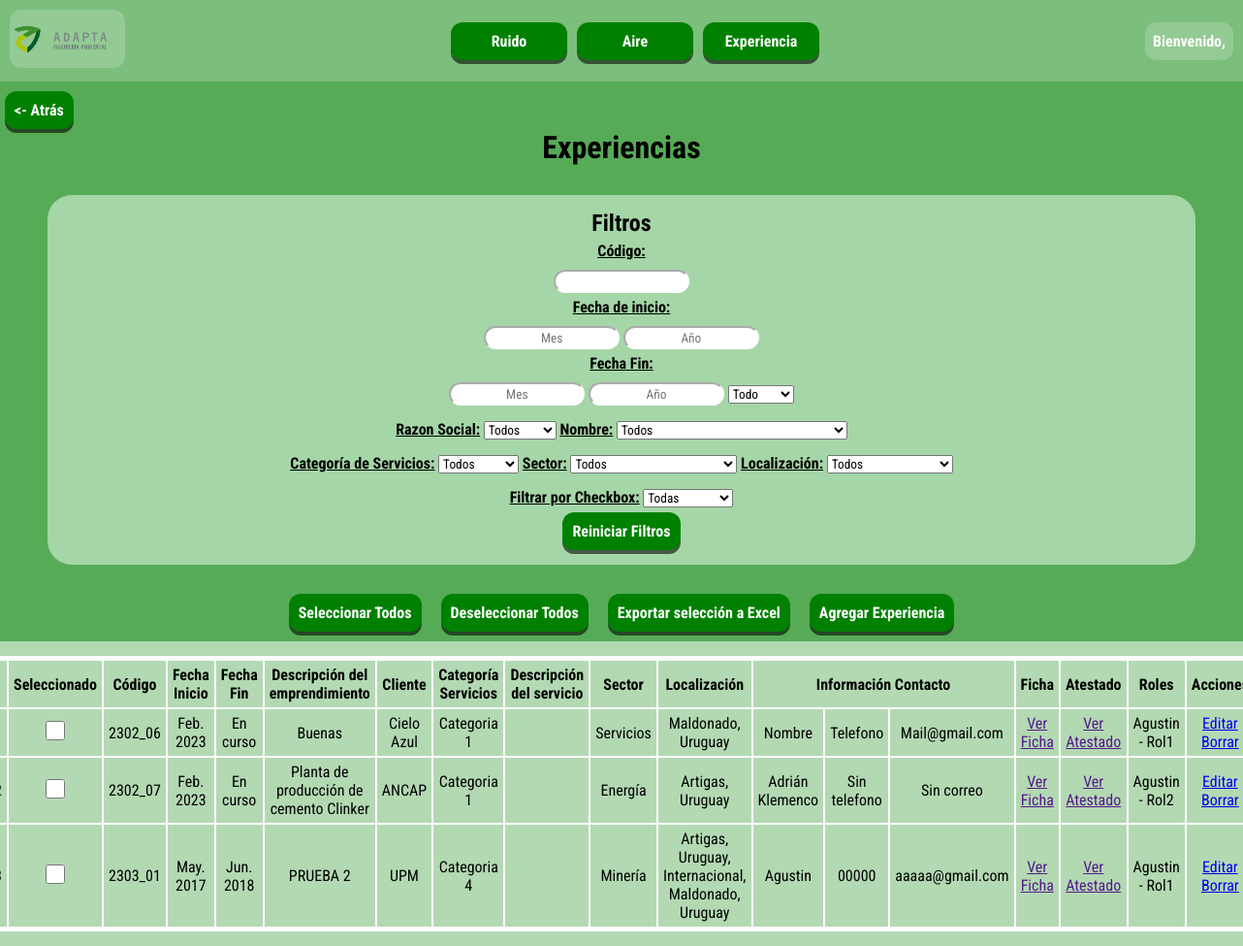
Page /experiencia/tabla/ (signed in) on the committed database.
### servicios_adapta_app/models.py (models this page shows, shortened)
class experienciaContrato(models.Model):
    fechaInicio = models.DateField()
    fechaFin = models.DateField(null=True, blank=True) #Despues se ingresa por el usuario un texto con el formato aaaa-mm-dd
    codigo = models.CharField(max_length=8, unique=True)
    CAT_CHOICES = [
        ('categoria1', 'Categoria 1'),
        ('categoria2', 'Categoria 2'),
        ('categoria3', 'Categoria 3'),
        ('categoria4', 'Categoria 4'),
        ('categoria5', 'Categoria 5'),
        ('categoria6', 'Categoria 6'),
    ]
    catServicios = models.CharField(max_length=50, choices=CAT_CHOICES)
    ficha = models.URLField(null=True, blank=True)
    atestado = models.URLField(null=True, blank=True)
    proyecto = models.ForeignKey(experienciaProyecto, on_delete=models.CASCADE)
    empleados = models.ManyToManyField(experienciaEmpleado, through='ContratoEmpleado')
    descripcion = models.TextField(null=True, blank=True)

class experienciaProyecto(models.Model):
    id = models.AutoField(primary_key=True)
    nombre = models.CharField(max_length=300)
    contacto_nombre = models.CharField(max_length=100)
    contacto_telefono = models.CharField(max_length=20, blank=True)
    contacto_mail = models.EmailField(blank=True)
    razon = models.ForeignKey(experienciaRazonSocial, on_delete=models.CASCADE)
    localizacion = models.ManyToManyField(experienciaLocalizaciones, related_name='proyectos')
    SECTOR_CHOICES = [
        ('agroindustrial', 'Agroindustrial'),
        ('aguapot_sanea', 'Agua potable y saneamiento'),
        ('ambiente', 'Ambiente'),
        ('comercial', 'Comercial'),
        ('energia', 'Energía'),
        ('industrial', 'Industrial'),
        ('infraestruct', 'Infraestructura'),
        ('logistica', 'Logística'),
        ('mineria', 'Minería'),
        ('puertos', 'Puertos'),
        ('recursosH', 'Recursos Hídricos'),
        ('recursosS', 'Recursos Solidos'),
        ('salud', 'Salud'),
        ('servicios', 'Servicios'),
        ('telecom', 'Telecomunicaciones'),
    ]
    sector = models.CharField(max_length=50, choices=SECTOR_CHOICES)

class experienciaRazonSocial(models.Model):
    id = models.AutoField(primary_key=True)
    nombre = models.CharField(max_length=150, unique=True)

class experienciaLocalizaciones(models.Model):
    departamento = models.CharField(max_length=100, blank=True)
    pais = models.CharField(max_length=100)
    def __str__(self):
        if self.departamento:
            return f"{self.departamento}, {self.pais}"
        else:
            return self.pais

class ContratoEmpleado(models.Model):
    contrato = models.ForeignKey(experienciaContrato, on_delete=models.CASCADE)
    empleado = models.ForeignKey(experienciaEmpleado, on_delete=models.CASCADE)
    rol = models.ForeignKey(experienciaRol, on_delete=models.CASCADE)

class experienciaEmpleado(models.Model):
    nombre = models.CharField(max_length=100)

class experienciaRol(models.Model):
    nombre = models.CharField(max_length=100)

### servicios_adapta_app/views.py (the view)
# urls.py: path('experiencia/tabla/', views.experienciaTabla, name='experiencia-tabla'),
def experienciaTabla(request):
    if request.user.is_authenticated:
        contratos = experienciaContrato.objects.all().order_by('-fechaInicio')
        return render(request, './servicios_adapta_app/experiencia_table.html', context={
            'contratos': contratos,
            'CAT_CHOICES': experienciaContrato.CAT_CHOICES,
            'SECTOR_CHOICES': experienciaProyecto.SECTOR_CHOICES,
            'proyectos': experienciaProyecto.objects.all().order_by("nombre"),
            'razones': experienciaRazonSocial.objects.all().order_by("nombre"),
            'localizaciones': experienciaLocalizaciones.objects.all().order_by("departamento")
            })
    else:
        return redirect('login')

### servicios_adapta_app/templates/servicios_adapta_app/experiencia_table.html (shortened to what this page needs)
{% extends './base.html' %}
{% block content %}
<div class="tableForm" id="experiencia-menu">
    <div class="experiencia-top">
        <div class="div-atras">
            <a class="boton-atras" href="{% url 'menu-experiencia' %}"> <- Atrás</a>
        </div>
        <h1>Experiencias</h1>
        <div class="filters">
            <h2>Filtros</h2>
            <label for="codigo-filter" class="title">Código:</label>
            <input type="text" id="codigo-filter">
            <label for="mes-inicio-filter" class="title">Fecha de inicio:</label>
            <div>
                <input type="text" id="mes-inicio-filter" placeholder="Mes" maxlength="2">
                <input type="text" id="ano-inicio-filter" placeholder="Año" maxlength="4">
            </div>
            <label for="mes-fin-filter" class="title">Fecha Fin:</label>
            <div>
                <input type="text" id="mes-fin-filter" placeholder="Mes">
                <input type="text" id="ano-fin-filter" placeholder="Año">
                <select id="en-curso-filter">
                    <option value="">Todo</option>
                </select>
            </div>
            <div style="margin-top: 10px;">
                <label for="razon-filter" class="title">Razon Social:</label>
                <select id="razon-filter">
                    <option value="">Todos</option>
                </select>
                <label for="proyecto-filter" class="title">Nombre:</label>
                <select id="proyecto-filter">
                    <option value="">Todos</option>
                </select>
            </div>
            <div style="margin-top: 10px;">
                <label for="cat-servicios-filter" class="title">Categoría de Servicios:</label>
                <select id="cat-servicios-filter">
                    <option value="">Todos</option>
                </select>
                <label for="sector-filter" class="title">Sector:</label>
                <select id="sector-filter">
                    <option value="">Todos</option>
                </select>
                <label for="localizacion-filter" class="title">Localización:</label>
                <select id="localizacion-filter">
                    <option value="">Todos</option>
                </select>
            </div>
            <div style="margin-top: 10px;">
                <label for="checkbox-filter" class="title">Filtrar por Checkbox:</label>
                <select id="checkbox-filter">
                    <option value="all">Todas</option>
                </select>
            </div>
            <a id="reset-filters">Reiniciar Filtros</a>
        </div>
        <div class="experiencia-sub-section">
            <a id="seleccionar-todos">Seleccionar Todos</a>
            <a id="deseleccionar-todos">Deseleccionar Todos</a>
            <a id="exportar-excel">Exportar selección a Excel</a>
            <a href="{% url 'experiencia-agregar' %}">Agregar Experiencia</a>
        </div>
    </div>
    <div class="table-section">
        <table id="contratos-table" style="table-layout: fixed; max-width: 100%">
            <thead>
                <tr>
                    <th></th>
                    <th>Seleccionado</th>
                    <th>Código</th>
                    <th>Fecha Inicio</th>
                    <th>Fecha Fin</th>
                    <th>Descripción del emprendimiento</th>
                    <th>Cliente</th>
                    <th>Categoría Servicios</th>
                    <th>Descripción del servicio</th>
                    <th>Sector</th>
                    <th>Localización</th>
                    <th colspan="3">Información Contacto</th>
                    <th>Ficha</th>
                    <th>Atestado</th>
                    <th>Roles</th>
                    <th>Acciones</th>
                </tr>
            </thead>
            <tbody>
                {% for contrato in contratos %}
                <tr data-codigo="{{ contrato.codigo }}"
                    data-cat-servicios="{{ contrato.catServicios }}"
                    data-cat-servicios-display="{{ contrato.get_catServicios_display }}"
                    data-proyecto="{{ contrato.proyecto.id }}"
                    data-proyecto-nombre="{{ contrato.proyecto.nombre }}"
                    data-razon="{{ contrato.proyecto.razon.id }}"
                    data-razon-nombre="{{ contrato.proyecto.razon.nombre }}"
                    data-sector="{{ contrato.proyecto.sector }}"
                    data-sector-display="{{ contrato.proyecto.get_sector_display }}"
                    data-fecha-inicio="{{ contrato.fechaInicio.day }}-{{ contrato.fechaInicio.month }}-{{ contrato.fechaInicio.year }}"
                    {% if contrato.fechaFin %}
                        data-fecha-fin="{{ contrato.fechaFin.day }}-{{ contrato.fechaFin.month }}-{{ contrato.fechaFin.year }}"
                    {% else %}
                        data-fecha-fin="En curso"
                    {% endif %}
                    data-descripcion = "{{ contrato.descripcion }}"
                    data-localizaciones="{% for localizacion in contrato.proyecto.localizacion.all %}{% if localizacion.pais != 'Internacional' %}{{ localizacion.departamento }}{% else %}{{ localizacion.pais }}{% endif %}{% if not forloop.last %}, {% endif %}{% endfor %}"
                    data-localizacion="{{ contrato.proyecto.localizacion.all|join:'; ' }}"
                    data-contacto-nombre="{{ contrato.proyecto.contacto_nombre }}"
                    data-contacto-telefono="{{ contrato.proyecto.contacto_telefono }}"
                    data-contacto-mail="{{ contrato.proyecto.contacto_mail }}"
                    data-ficha="{{ contrato.ficha }}"
                    data-atestado="{{ contrato.atestado }}"
                    data-empleados="{% for contrato_empleado in contrato.contratoempleado_set.all %}{{ contrato_empleado.empleado.nombre }} - {{ contrato_empleado.rol.nombre }}; {% endfor %}"
                >
                    <td>{{ forloop.counter }}</td>
                    <td><input type="checkbox" name="seleccionado" value="{{ contrato.codigo }}" class="checkbox" style="height: 20px; width: 20px;"></td>
                    <td>{{ contrato.codigo }}</td>
                    <td>{{ contrato.fechaInicio|date:"M. Y" }}</td>
                    <td>{% if contrato.fechaFin %}
                            {{ contrato.fechaFin|date:"M. Y" }}
                        {% else %}
                            En curso
                        {% endif %}
                    </td>
                    <td>{{ contrato.proyecto.nombre }}</td>
                    <td>{{ contrato.proyecto.razon.nombre }}</td>
                    <td>{{ contrato.get_catServicios_display }}</td>
                    <td style="word-wrap: break-word">{% if contrato.descripcion %}{{ contrato.descripcion }}{% else %}{{ "" }}{% endif %}</td>
                    <td>{{ contrato.proyecto.get_sector_display }}</td>
                    <td>{{ contrato.proyecto.localizacion.all|join:', ' }}</td>
                    <td>{{ contrato.proyecto.contacto_nombre }}</td>
                    <td>{{ contrato.proyecto.contacto_telefono|default:"Sin telefono" }}</td>
                    <td>{{ contrato.proyecto.contacto_mail|default:"Sin correo" }}</td>
                    <td><a href="{{ contrato.ficha }}" target="_blank">Ver Ficha</a></td>
                    <td><a href="{{ contrato.atestado }}" target="_blank">Ver Atestado</a></td>
                    <td>
                        {% for contrato_empleado in contrato.contratoempleado_set.all %}
                            {{ contrato_empleado.empleado.nombre }} - {{ contrato_empleado.rol.nombre }}<br>
                        {% endfor %}
                    </td>
                    <td>
                        <a href="{% url 'experiencia-editar' contrato.id %}">Editar</a>
                        <a href="{% url 'borrar_contrato' contrato.id %}">Borrar</a>
                    </td>
                </tr>
                {% endfor %}
            </tbody>
        </table>
    </div>
</div>
{% endblock %}

### servicios_adapta_app/static/main.css (style rules this page uses)
* { margin: 0; padding: 0; font-family: 'Roboto Condensed', sans-serif; }
body { height: 100vh; }

### servicios_adapta_app/static/form.css (style rules this page uses)
.title { font-weight: bold; text-decoration: underline; }
input[type=text], input[type=number], input[type=password] { height: 20px; border-radius: 12px; border-color: white; text-align: center; margin-top: 5px; }

### servicios_adapta_app/static/tabla-mediciones.css (style rules this page uses)
.tableForm { background-color: rgba(0, 128, 0, 0.297); min-height: 100vh; min-width: 100%; display: flex; flex-direction: column; }
.table-section { align-items: center; justify-content: center; display: flex; flex-direction: column; padding: 15px; }
.table-section table, td, th { text-align: center; border-collapse: collapse; border: 2px solid white; }
.table-section table { border: 5px solid white; }
.table-section td, th { padding: 5px; }

### servicios_adapta_app/static/tabla-experiencia.css (style rules this page uses)
#experiencia-menu { align-items: center; text-align: center; }
.experiencia-top { background-color: rgba(0, 128, 0, 0.514); width: 100%; display: flex; flex-direction: column; align-items: center; }
.experiencia-top h1 { margin-bottom: 10px; }
.div-atras { padding-left: 10px; padding-top: 10px; display: flex; justify-content: start; width: 100%; }
.filters { display: flex; flex-direction: column; align-items: center; background-color: rgb(165, 214, 167); padding: 15px; margin: 20px; border-radius: 25px; gap: 5px; width: 90%; }
.experiencia-sub-section { display: flex; flex-wrap: wrap; align-items: center; justify-content: center; gap: 20px; margin: 10px; }
.experiencia-sub-section a, .boton-atras { text-decoration: none; color: white; font-weight: bold; background-color: green; border-radius: 12px; box-shadow: 0px 4px rgba(0, 0, 0, 0.577); padding: 10px; transition: background-color .2s; }
.experiencia-sub-section form, .experiencia-sub-section a, .experiencia-sub-section button { text-align: center; cursor: pointer; }
#reset-filters { text-decoration: none; color: white; font-weight: bold; background-color: green; border-radius: 12px; box-shadow: 0px 4px rgba(0, 0, 0, 0.577); padding: 10px; transition: background-color .2s; }

### rows in the picture
experienciaContrato: codigo "2302_06", fechaInicio "Feb. 2023", shows "En curso", proyecto.nombre "Buenas", proyecto.razon.nombre "Cielo Azul", catServicios "Categoria 1", proyecto.sector "Servicios", proyecto.localizacion.all "Maldonado, Uruguay", proyecto.contacto_nombre "Nombre", proyecto.contacto_telefono "Telefono", proyecto.contacto_mail "Mail@gmail.com"
ContratoEmpleado: empleado.nombre "Agustin", rol.nombre "Rol1"
experienciaContrato: codigo "2302_07", fechaInicio "Feb. 2023", shows "En curso", proyecto.nombre "Planta de producción de cemento Clinker", proyecto.razon.nombre "ANCAP", catServicios "Categoria 1", proyecto.sector "Energía", proyecto.localizacion.all "Artigas, Uruguay", proyecto.contacto_nombre "Adrián Klemenco", proyecto.contacto_telefono "Sin telefono", proyecto.contacto_mail "Sin correo"
ContratoEmpleado: empleado.nombre "Agustin", rol.nombre "Rol2"
experienciaContrato: codigo "2303_01", fechaInicio "May. 2017", fechaFin "Jun. 2018", proyecto.nombre "PRUEBA 2", proyecto.razon.nombre "UPM", catServicios "Categoria 4", proyecto.sector "Minería", proyecto.localizacion.all "Artigas, Uruguay, Internacional, Maldonado, Uruguay", proyecto.contacto_nombre "Agustin", proyecto.contacto_telefono "00000", proyecto.contacto_mail "aaaaa@gmail.com"
ContratoEmpleado: empleado.nombre "Agustin", rol.nombre "Rol1"
